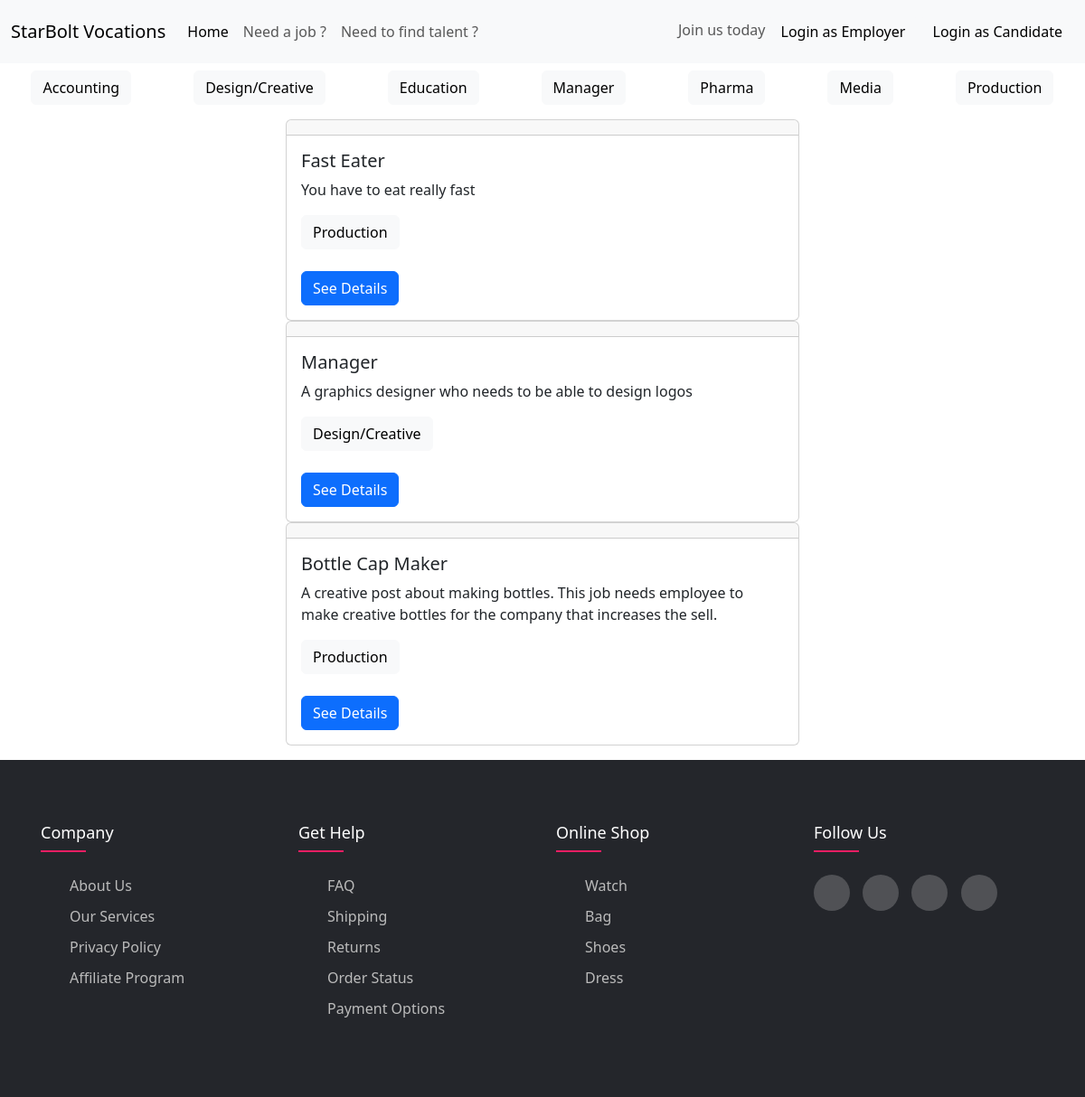
/, run on an earlier commit of the app's database.
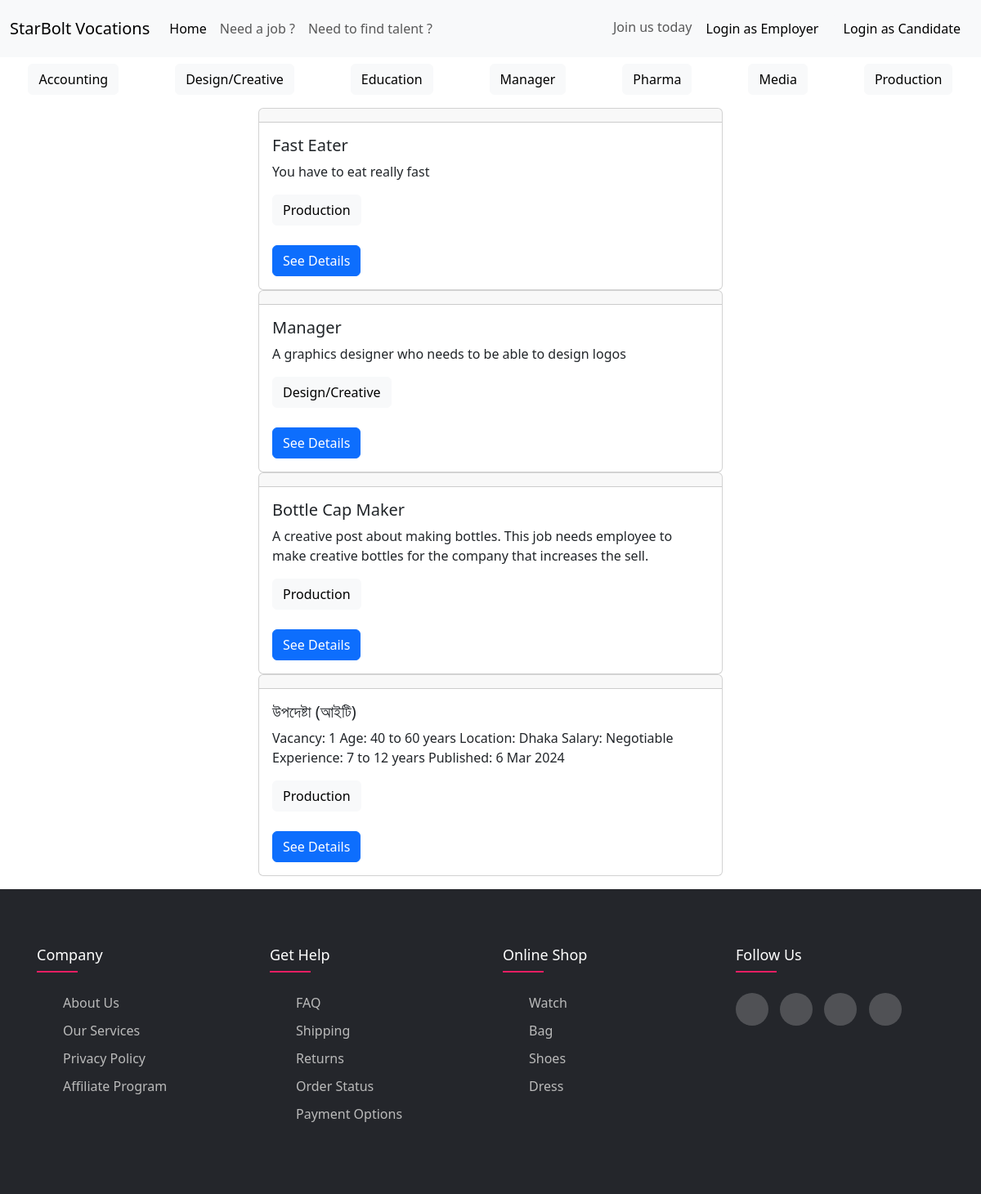
And on a later commit of the database.
### job/models.py (models this page shows, shortened)
class Category(models.Model):
    name= models.CharField(max_length= 40, unique=True)
    def __str__(self) -> str:
        return self.name

class Job(models.Model):
    title= models.CharField(max_length= 40)
    category= models.ForeignKey(Category, on_delete= models.CASCADE, unique=False)
    description = models.TextField()
    requirements= models.TextField()
    responsibility= models.TextField()
    location= models.CharField(max_length= 40)
    status= models.CharField(choices= constants.STATUS, max_length= 40)
    typeo= models.CharField(choices= constants.TYPE, max_length= 40, null= True)
    date= models.DateField(auto_now_add= True)
    deadline= models.DateField(null= True)
    employer= models.ForeignKey(Employer, on_delete= models.CASCADE)

### job/views.py (the view)
# urls.py: path('',JobView.as_view(), name='home'),
class JobView(ListView):
    model= models.Job
    template_name="all_jobs.html"
    def get_queryset(self) :
        queryset= models.Job.objects.all()
        return queryset
    def get_context_data(self, **kwargs) :
        context= super().get_context_data(**kwargs)
        category= models.Category.objects.all()
        context['category']=  category
        return context

### job/templates/all_jobs.html
{%extends 'base.html' %}
{% block content %}
<div class="d-flex justify-content-around" >
  {% for cat in category %}
  <a class="btn btn-light mt-2" href="{% url 'filter_job' cat.id %}"> {{cat.name}} </a>
  {% endfor %}
</div>
<div class="m-auto p-3 w-50" >
    {% if job_list|length == 0 %}
    <div class="align-text-center vh-100 d-flex justify-center mt-4" > <h4 class="text-danger">No Job found</h4></div>
    {% else %}
    {%for job in job_list %}
    <div class="card">
        <div class="card-header">
        </div>
        <div class="card-body">
          <h5 class="card-title">{{job.title}}</h5>
          <p class="card-text">{{job.description}}</p>
          <button class='btn btn-light'>{{job.category}}</button> <br> <br>
          <a href="{% url 'job_details' job.id %}" class="btn btn-primary">See Details</a>
        </div>
      </div>
    {% endfor %}
    {% endif %}
</div>
{% endblock  %}

What changed in the data, as far as the page shows it:
added Job: title "উপদেষ্টা (আইটি)", description "Vacancy: 1 Age: 40 to 60 years Location: Dhaka Salary: Negotiable Experience: 7 to 12 years Published: 6 Mar 2024", category "Production"
